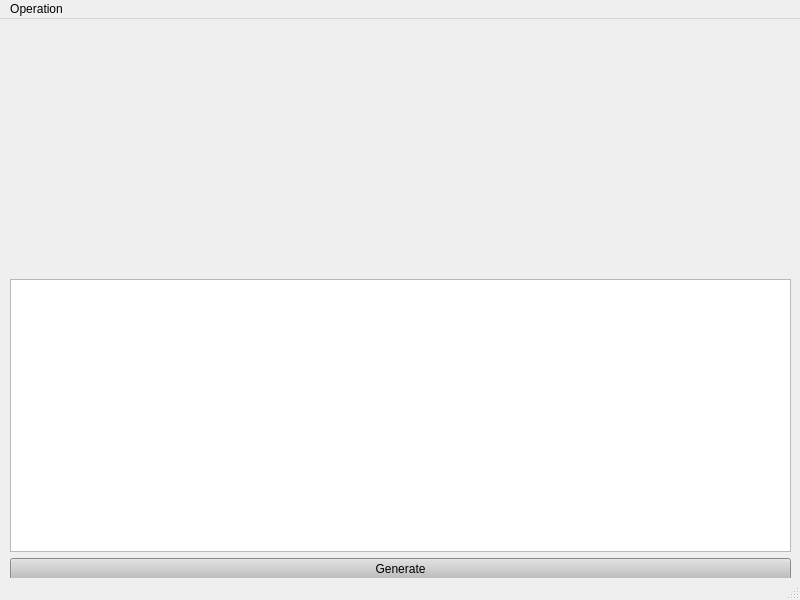
<?xml version="1.0" encoding="UTF-8"?>
<ui version="4.0">
 <class>MainWindow</class>
 <widget class="QMainWindow" name="MainWindow">
  <property name="geometry">
   <rect>
    <x>0</x>
    <y>0</y>
    <width>800</width>
    <height>600</height>
   </rect>
  </property>
  <property name="windowTitle">
   <string>MainWindow</string>
  </property>
  <widget class="QWidget" name="centralwidget">
   <widget class="QWidget" name="verticalLayoutWidget">
    <property name="geometry">
     <rect>
      <x>10</x>
      <y>260</y>
      <width>781</width>
      <height>301</height>
     </rect>
    </property>
    <layout class="QVBoxLayout" name="verticalLayout">
     <item>
      <widget class="QPlainTextEdit" name="plainTextEdit"/>
     </item>
     <item>
      <widget class="QPushButton" name="pushButton">
       <property name="styleSheet">
        <string notr="true">background-color: rgb(190, 190, 190);</string>
       </property>
       <property name="text">
        <string>Generate</string>
       </property>
      </widget>
     </item>
    </layout>
   </widget>
  </widget>
  <widget class="QMenuBar" name="menubar">
   <property name="geometry">
    <rect>
     <x>0</x>
     <y>0</y>
     <width>800</width>
     <height>26</height>
    </rect>
   </property>
   <widget class="QMenu" name="menuOperation">
    <property name="title">
     <string>Operation</string>
    </property>
    <addaction name="actionImport_Poet"/>
   </widget>
   <addaction name="menuOperation"/>
  </widget>
  <widget class="QStatusBar" name="statusbar"/>
  <action name="actionImport_Poet">
   <property name="text">
    <string>Import Poet</string>
   </property>
  </action>
 </widget>
 <resources/>
 <connections/>
</ui>
